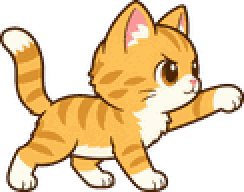
#> input picture art/attack.png, 122 x 96 px (shown 2 times larger)
$ python sprite.py ../art/attack.png ../art/hurt.png 100
#> lines starting #> are read from the running program, lines starting #| are printed output that depends on the picture
"""生成したコマ絵のマゼンタ背景を透明にし、余白を切って小さな PNG にする。
使い方: python3 -I sprite.py <入力png> <出力png> [高さpx]"""
import sys
from PIL import Image

src, dst = sys.argv[1], sys.argv[2]
height = int(sys.argv[3]) if len(sys.argv) > 3 else 96

img = Image.open(src).convert('RGBA')
#> img is the input picture: PIL image 122x96 RGBA; mean R, G, B, A 116, 88.6, 52.4, 131.3
px = img.load()
w, h = img.size
#> w = 122; h = 96
for y in range(h):
    for x in range(w):
        r, g, b, a = px[x, y]
        # マゼンタらしさ: 赤と青が強く、緑が弱い
        mag = min(r, b) - g
        if mag > 120:
            px[x, y] = (0, 0, 0, 0)
        elif mag > 50:
            # 縁は半透明にし、マゼンタのにじみを抜く
            alpha = int(255 * (120 - mag) / 70)
            ng = g
            px[x, y] = (min(r, ng + 40), ng, min(b, ng + 40), alpha)
bbox = img.getbbox()
#> bbox = (0, 0, 122, 96)
if bbox is None:
    sys.exit('empty sprite')
img = img.crop(bbox)
scale = height / img.height
#> scale = 1.04
img = img.resize((max(1, round(img.width * scale)), height), Image.LANCZOS)
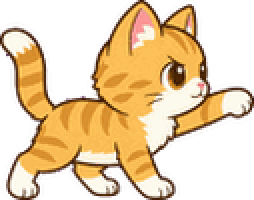
#> img: PIL image 127x100 RGBA (shown 2 times larger); mean R, G, B, A 116.4, 88.6, 52.7, 131.5; transparent parts drawn white
# 色数を 128 に減らして軽くする（透明度は保つ）
img = img.quantize(colors=128, method=Image.Quantize.FASTOCTREE, dither=Image.Dither.NONE)
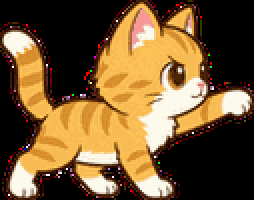
#> img: PIL image 127x100 P (shown 2 times larger); mean R, G, B 116.1, 88.3, 52.3
img.save(dst, optimize=True)
print(dst, img.size)
#| ../art/hurt.png (127, 100)

$ run again, on art/joy.png
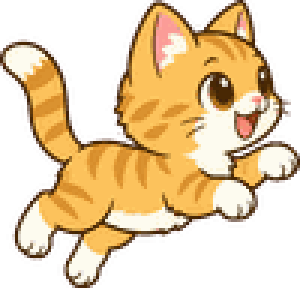
#> input picture art/joy.png, 100 x 96 px (shown 3 times larger)
#> img is the input picture: PIL image 100x96 RGBA; mean R, G, B, A 118.6, 92.3, 56.4, 135.1
#> bbox = (0, 0, 100, 96)
#> `img = img.resize((max(1, round(img.width * scale)), height), Image.LAN..`:
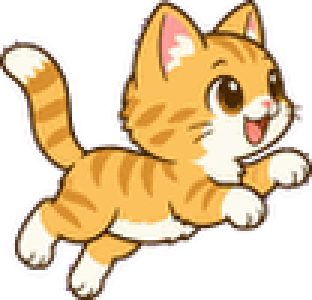
#> img: PIL image 104x100 RGBA (shown 3 times larger); mean R, G, B, A 118.8, 92.5, 57, 135.3; transparent parts drawn white
#> `img = img.quantize(colors=128, method=Image.Quantize.FASTOCTREE, dithe..`:
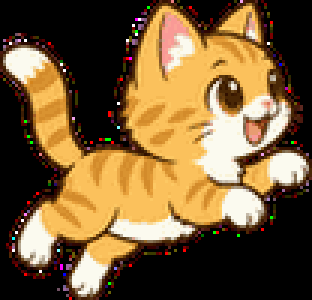
#> img: PIL image 104x100 P (shown 3 times larger); mean R, G, B 118.5, 92.2, 56.7
#| ../art/joy.png (104, 100)

$ run again, on art/rei-angry.png
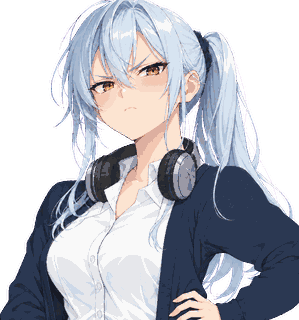
#> input picture art/rei-angry.png, 299 x 320 px
#> img is the input picture: PIL image 299x320 RGBA; mean R, G, B, A 103.5, 105.2, 114.9, 167.1
#> bbox = (0, 0, 299, 320)
#> `img = img.resize((max(1, round(img.width * scale)), height), Image.LAN..`:
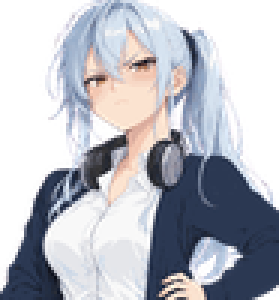
#> img: PIL image 93x100 RGBA (shown 3 times larger); mean R, G, B, A 108.9, 110.8, 121.5, 167.3; transparent parts drawn white
#> `img = img.quantize(colors=128, method=Image.Quantize.FASTOCTREE, dithe..`:
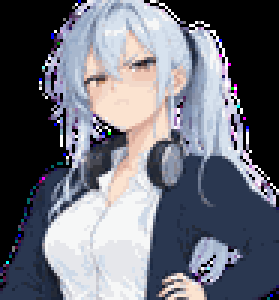
#> img: PIL image 93x100 P (shown 3 times larger); mean R, G, B 108.5, 110.4, 121.1
#| ../art/rei-angry.png (93, 100)

$ run again, on art/rei-blush.png
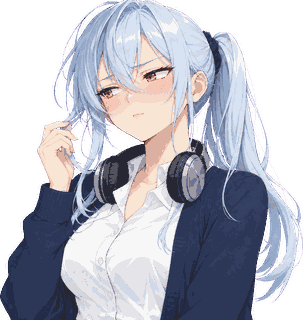
#> input picture art/rei-blush.png, 303 x 320 px
#> img is the input picture: PIL image 303x320 RGBA; mean R, G, B, A 107.4, 108.6, 121.1, 170.9
#> bbox = (0, 0, 303, 320)
#> `img = img.resize((max(1, round(img.width * scale)), height), Image.LAN..`:
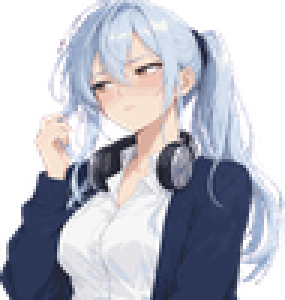
#> img: PIL image 95x100 RGBA (shown 3 times larger); mean R, G, B, A 114, 115, 128.6, 171.2; transparent parts drawn white
#> `img = img.quantize(colors=128, method=Image.Quantize.FASTOCTREE, dithe..`:
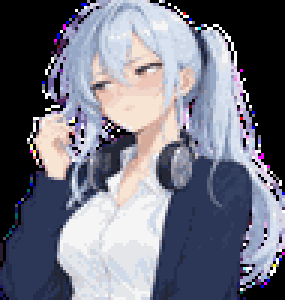
#> img: PIL image 95x100 P (shown 3 times larger); mean R, G, B 113.7, 114.6, 128.2
#| ../art/rei-blush.png (95, 100)
